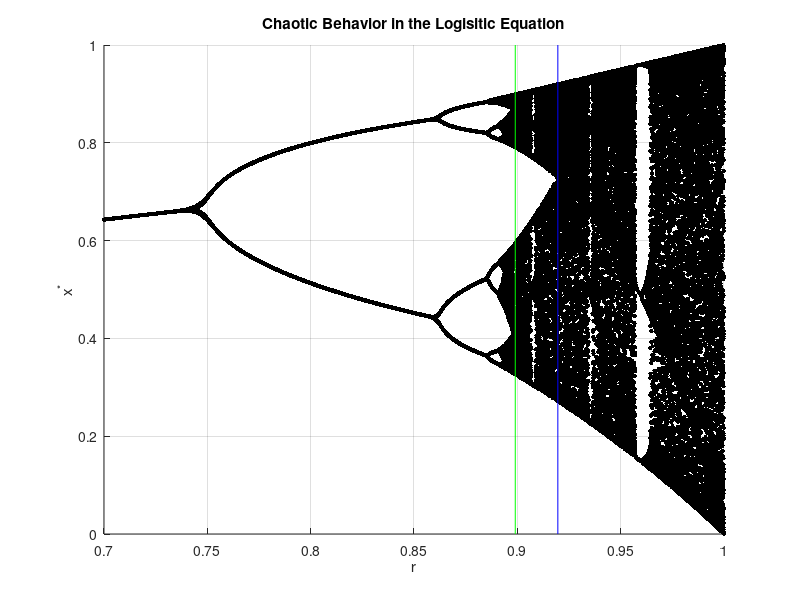
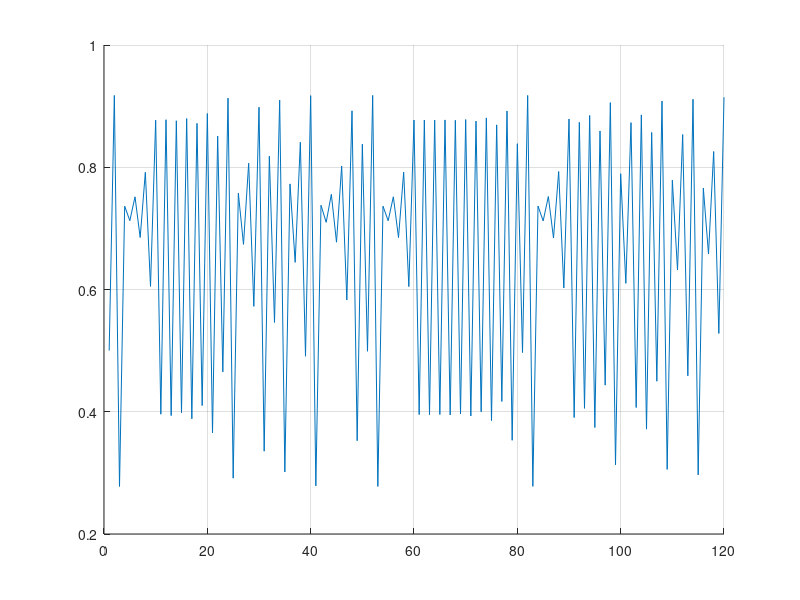

Recreate these plots in MATLAB, in order.
function prj6_23
bifurk = 2^5;
r = 0.7:0.0001:1;
x0 = 0.5;
Nr = length(r);
Nx = 120;
fp = zeros(Nr,bifurk);
for ri = 1:Nr
    x = zeros(Nx,1);
    x(1) = x0;
    for i = 2:Nx
        x(i) = 4*x(i-1)*r(ri)*(1-x(i-1));
    end
    for k = 1:bifurk     
        fp(ri,k)=x(end-(k-1));       
    end
end

%linetypes = ['b.';'g.';'r.';'c.';'m.';'y.';'k.'];
all = figure;
hold on
grid on;
%plot(r,fp(:,1),'k.','markersize',10);
%plot(r,fp(:,2),'b.','markersize',10);
%plot(r,fp(:,3),'r.','markersize',10);
for k=1:bifurk
    plot(r,fp(:,k),'k.','markersize',10);
    %plot(r,fp(:,k),linetypes(k),'markersize',10);
    %linetypes(k)
end
axis([r(1) r(end) 0 1])
xlabel('r');
ylabel('x^*');
title('Chaotic Behavior in the Logisitic Equation');

rStudy = [0.9196 0.899];
s = figure;
grid on;
hold on;

colors = 'bgrcmyk';
for k = 1:length(rStudy)
    figure(all);
    plot([rStudy(k), rStudy(k)], [0,1], colors(k));
    
%     figure(s);
%     x(1) = x0;
%     for i=1:Nx-1
%        x(i+1) = 4 * rStudy(k) * x(i) * (1 - x(i));
%     end
%     plot(1:Nx,x, colors(k));
end

figure(s);
x(1) = x0;
for i = 2:Nx
    x(i) = 4*x(i-1)*0.9175*(1-x(i-1));
end
plot(x);
